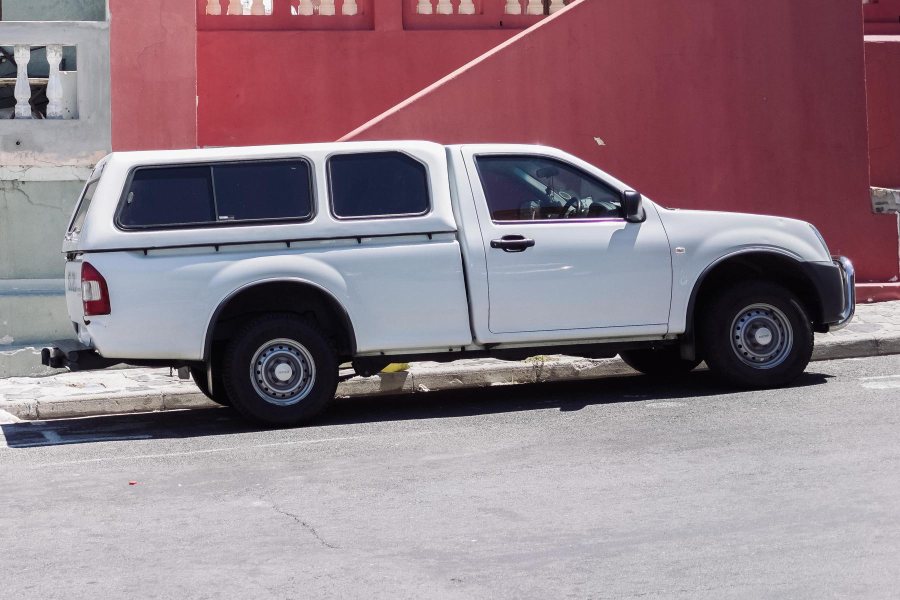
//> input picture python/notebooks/images/truck.jpg, 1800 x 1200 px (shown at 1/2 size)
$ ./try_vcpkg_0   (built with g++ and OpenCV 4)
//> lines starting //> are read from the running program, lines starting //| are printed output that depends on the picture
//> further down, img is the input picture: 1200 rows x 1800 cols, CV_8UC3; mean B, G, R 135.2, 126.5, 145.8
### cpp/SAMImgEncoder.h
#pragma once
#ifndef SAMIMG_ENCODER_H
#define SAMIMG_ENCODER_H

#include <opencv2/opencv.hpp>
#include <onnxruntime_cxx_api.h>

// 声明类和类的成员函数
class SAMImgEncoder {
public:
    // Constructor
    SAMImgEncoder();

    // ResizeLongestSide: Proportional scaling the image.
    int img_size;

    // Quantization
    bool qt;

    // Function to compute new height and width
    cv::Size get_preprocess_shape(int oldh, int oldw, int long_side_length);

    // apply image: 1. resize, 2. normalize, 3. pad to square, 4. HWC to CHW
    cv::Mat apply_image(const cv::Mat& image);

    // encode
    std::vector<float> encode_img(const cv::Mat& image);
};

#endif  // SAMIMG_ENCODER_H

### cpp/SAMImgEncoder.cpp
#include "SAMImgEncoder.h"
#include <onnxruntime_cxx_api.h>
#include <iostream>
#include <array>

SAMImgEncoder::SAMImgEncoder() :
	img_size(1024), qt(false)
{
}

cv::Size SAMImgEncoder::get_preprocess_shape(int oldh, int oldw, int long_side_length) {
    float scale = static_cast<float>(long_side_length) / std::max(oldh, oldw);
    int newh = static_cast<int>(oldh * scale + 0.5);
    int neww = static_cast<int>(oldw * scale + 0.5);
    return cv::Size(neww, newh);
}

cv::Mat SAMImgEncoder::apply_image(const cv::Mat& image) {

    cv::Mat resized_image, padded_image, chw_image;

    cv::Size target_size = get_preprocess_shape(image.rows, image.cols, img_size);
//> target_size = Size(1024, 683)
    //std::cout << "apply_image.target_size: " << target_size << std::endl; // w:1024, h:683

    // resize, interpolation=cv::INTER_LINEAR
    cv::resize(image, resized_image, target_size, 0, 0, cv::INTER_LINEAR);
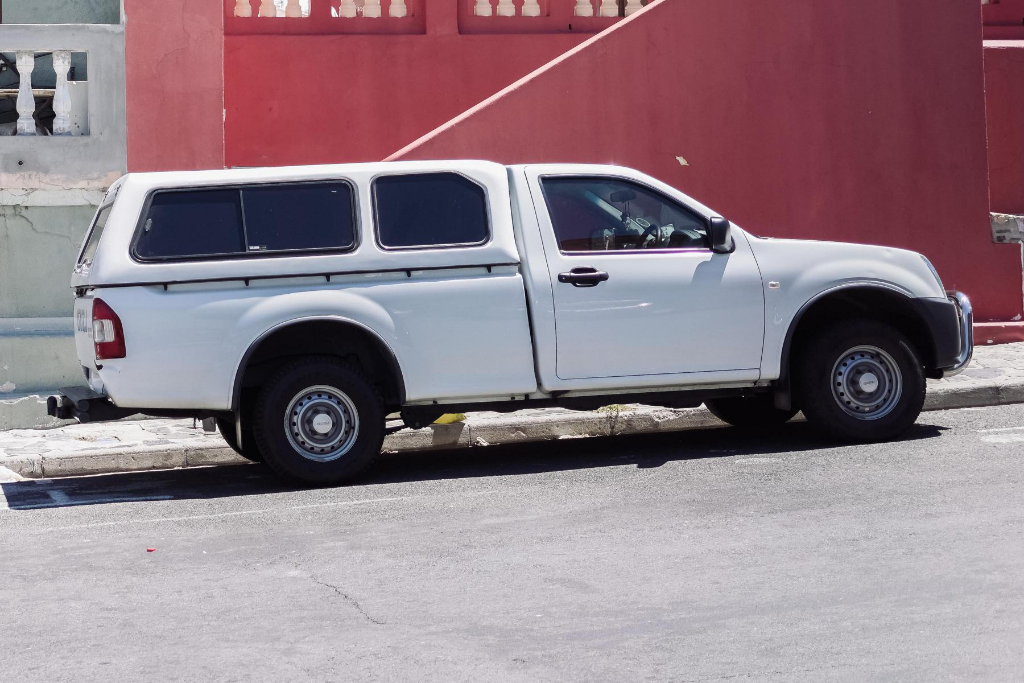
//> resized_image: 683 rows x 1024 cols, CV_32FC3; mean R, G, B 145.8, 126.5, 135.2
    // debug:print resized_image size
    std::cout << "apply_image.resized_image.size: " << resized_image.size() << std::endl; //[1024 x 683]
//| apply_image.resized_image.size: [1024 x 683]

    // Normalization per channel, pixel_mean({ 123.675, 116.28, 103.53 }), pixel_std({ 58.395, 57.12, 57.375 })
    cv::Mat channels[3];
    cv::split(resized_image, channels);
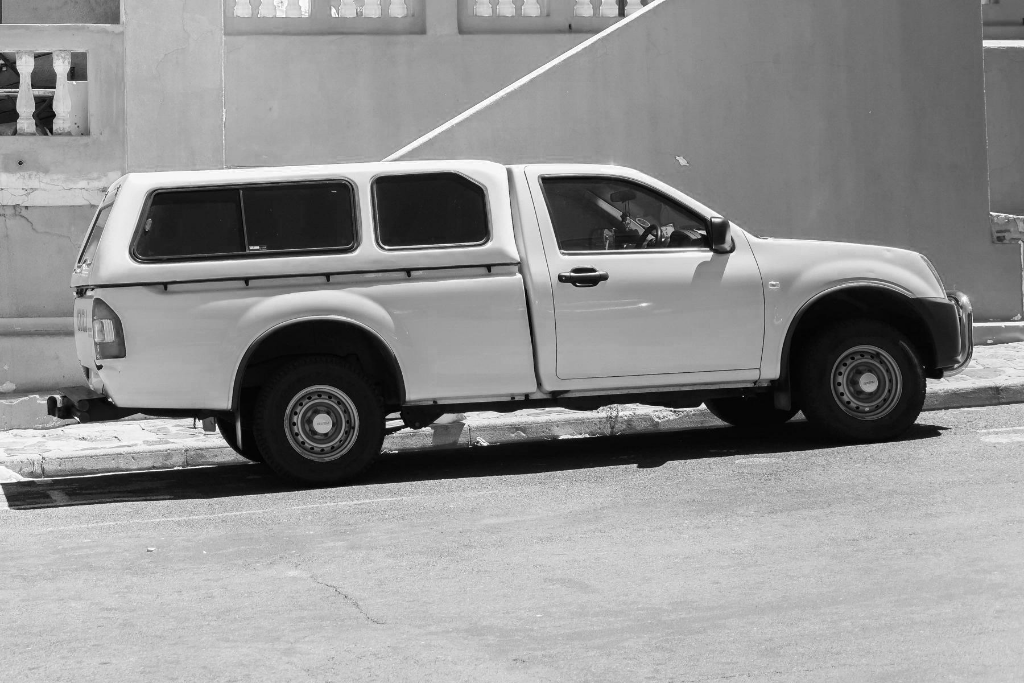
//> channels[0]: 683 rows x 1024 cols, CV_32FC1; min 0.0996, max 255, mean 145.8
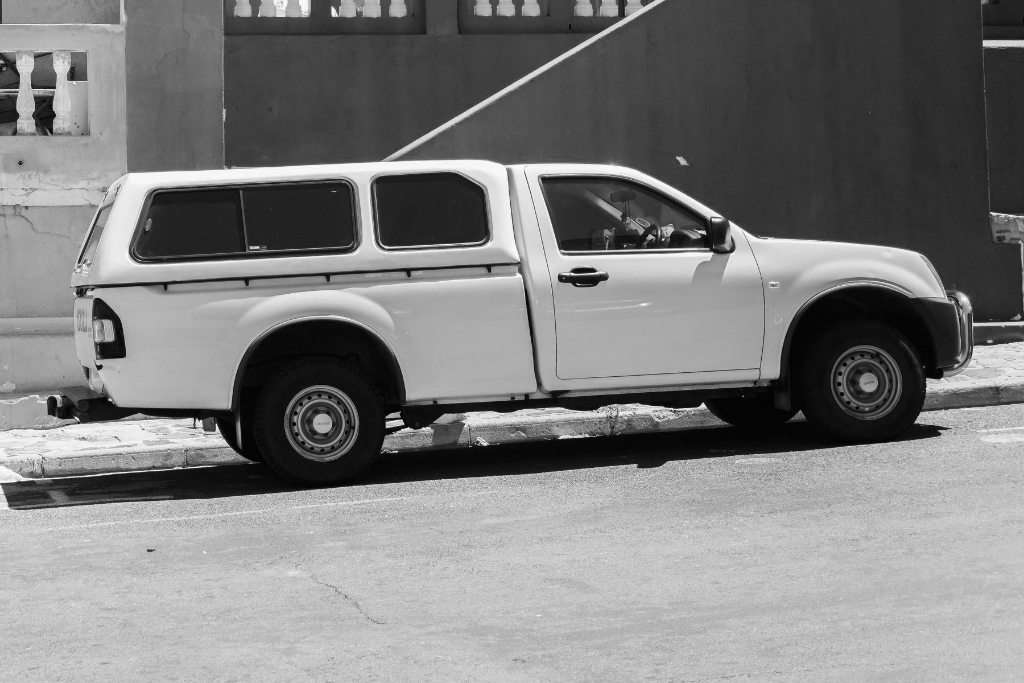
//> channels[1]: 683 rows x 1024 cols, CV_32FC1; min 0.0195, max 254.2, mean 126.5
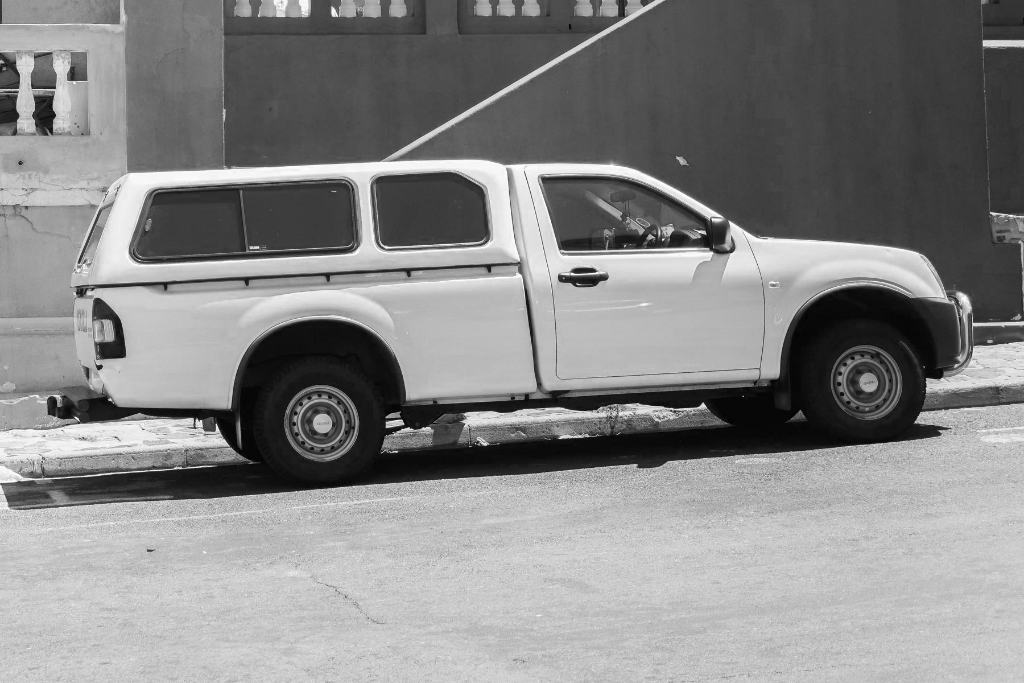
//> channels[2]: 683 rows x 1024 cols, CV_32FC1; min 0, max 255, mean 135.2
    channels[0] = (channels[0] - 123.675) / 58.395;
    channels[1] = (channels[1] - 116.28) / 57.12;
    channels[2] = (channels[2] - 103.53) / 57.375;
    cv::merge(channels, 3, resized_image);
    //debug: convert to vector, and print first 30 elements of vector.
    std::vector<float> resized_image_vec;
    resized_image_vec.assign((float*)resized_image.data, (float*)resized_image.data + resized_image.total() * resized_image.channels());
//> resized_image_vec = 2098176 items
    std::cout << "apply_image.after_norm" << std::endl;
    for (int i = 0; i < 30; i++) {
		std::cout << resized_image_vec[i] << " ";
	}
//> this loop made 30 passes
//| -1.037 -1.23678 -0.911094 -1.00156 -0.980351 -0.726062 0.330334 0.643131
//> (output is shown up to pass 8 of 30)


    //pad to square
    int h = resized_image.rows;
//> h = 683
    int w = resized_image.cols;
//> w = 1024
    int pad_h = img_size - h;
//> pad_h = 341
    int pad_w = img_size - w;
//> pad_w = 0
    assert(pad_h >= 0 && pad_w >= 0);
    cv::copyMakeBorder(resized_image, padded_image, 0, pad_h, 0, pad_w, cv::BORDER_CONSTANT, cv::Scalar(0, 0, 0));
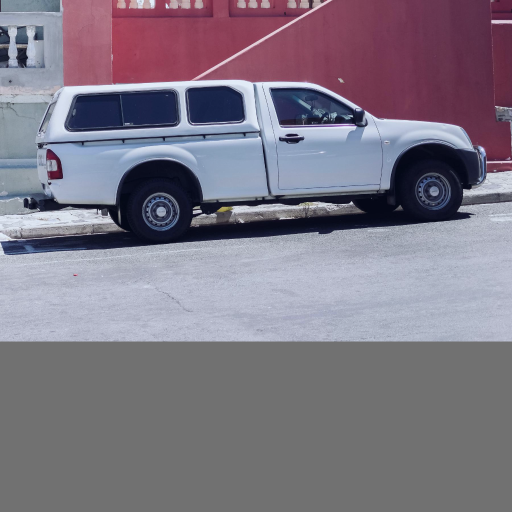
//> padded_image: 1024 rows x 1024 cols, CV_32FC3 (shown at 1/2 size); mean R, G, B 0.252, 0.119, 0.368; drawn with min black and max white

    //HWC to CHW
    cv::dnn::blobFromImage(padded_image, chw_image);

    return chw_image;

}


std::vector<float> SAMImgEncoder::encode_img(const cv::Mat& x) {
	// apply image: 1. resize, 2. normalize, 3. pad to square, 4. HWC to CHW
    cv::Mat x_img = apply_image(x);

    // copy x_img to vector
    std::vector<float> x_img_vec;
    x_img_vec.assign((float*)x_img.data, (float*)x_img.data + x_img.total() * x_img.channels());
//> x_img_vec = 3145728 items

    // set input, output array
    constexpr int64_t numInputElements = 3 * 1024 * 1024;
    constexpr int64_t numOutputElements = 256 * 64 * 64;
    std::vector<float> input(numInputElements);
    std::vector<float> output(numOutputElements);

    // set shape
    const std::array<int64_t, 4> inputShape = { 1, 3, 1024, 1024 };
    const std::array<int64_t, 4> outputShape = { 1, 256, 64, 64 };

    // paths
    auto img_encoder_path = L"F:\\Hacarus\\SAM_zhu\\savedmodel\\ImageEncoderViT.onnx";
    auto img_encoder_path_qt = L"F:\\Hacarus\\SAM_zhu\\savedmodel\\ImageEncoderViT_qt.onnx";

//> (the run ends here: the program needs code that is not available in this run, at `Ort::Env env;`)

$ run again, with python/notebooks/images/dog.jpg copied over python/notebooks/images/truck.jpg
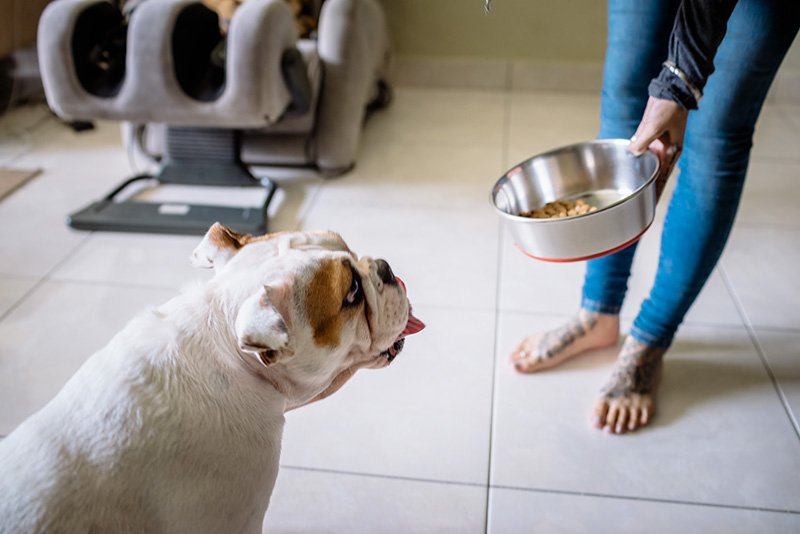
//> input picture python/notebooks/images/dog.jpg, 800 x 534 px
//> img is the input picture: 534 rows x 800 cols, CV_8UC3; mean B, G, R 148.1, 148.7, 150.6
//| apply_image.resized_image.size: [1024 x 684]
//> in apply_image, `cv::split(resized_image, channels);`:
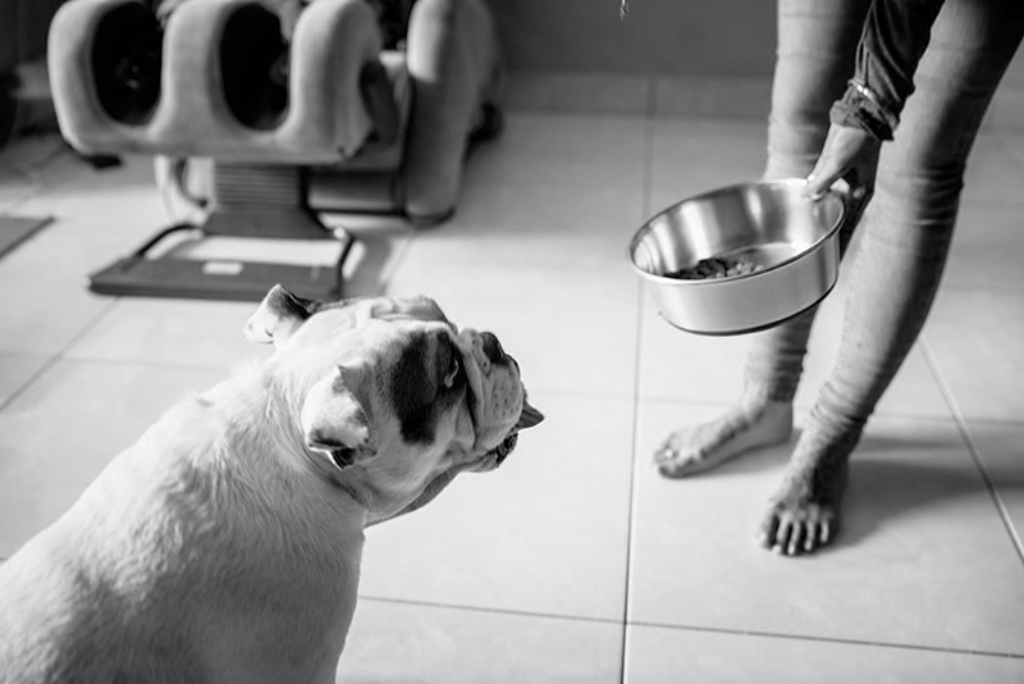
//> channels[2]: 684 rows x 1024 cols, CV_32FC1; min 0, max 255, mean 148.1
//> resized_image_vec = 2101248 items
//> the loop in apply_image, `for (int i = 0; i < 30; i++)` made 30 passes
//| -0.867797 -1.14286 -1.28157 -0.867797 -1.14286
//> (output is shown up to pass 5 of 30)
//> in apply_image, `cv::copyMakeBorder(resized_image, padded_image, 0, pad_h, 0, pad_w, cv..`:
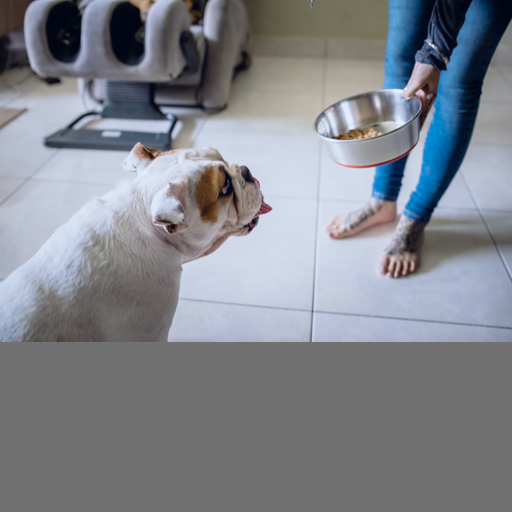
//> padded_image: 1024 rows x 1024 cols, CV_32FC3 (shown at 1/2 size); mean R, G, B 0.308, 0.379, 0.519; drawn with min black and max white
//> x_img_vec = 3145728 items

$ run again, with python/notebooks/images/groceries.jpg copied over python/notebooks/images/truck.jpg
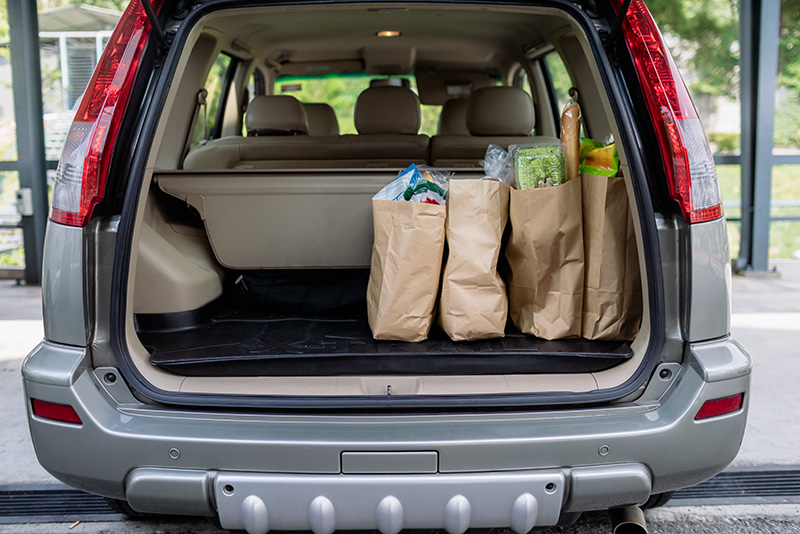
//> input picture python/notebooks/images/groceries.jpg, 800 x 534 px
//> img is the input picture: 534 rows x 800 cols, CV_8UC3; mean B, G, R 102.9, 105.7, 109.5
//| apply_image.resized_image.size: [1024 x 684]
//> in apply_image, `cv::merge(channels, 3, resized_image);`:
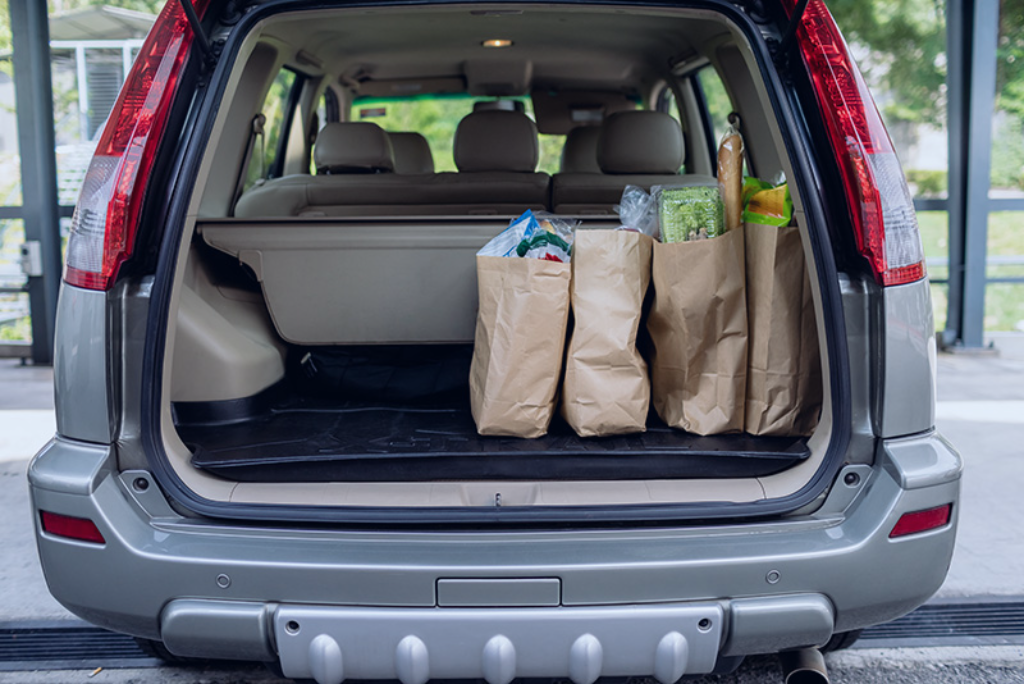
//> resized_image: 684 rows x 1024 cols, CV_32FC3; mean R, G, B -0.243, -0.185, -0.0104; drawn with min black and max white
//> resized_image_vec = 2101248 items
//> the loop in apply_image, `for (int i = 0; i < 30; i++)` made 30 passes
//| 1.37555 1.55322 0.548497 1.37555 1.56498
//> (output is shown up to pass 5 of 30)
//> in apply_image, `cv::copyMakeBorder(resized_image, padded_image, 0, pad_h, 0, pad_w, cv..`:
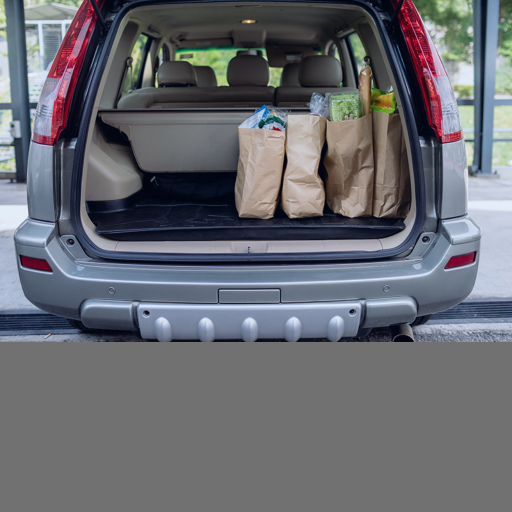
//> padded_image: 1024 rows x 1024 cols, CV_32FC3 (shown at 1/2 size); mean R, G, B -0.162, -0.123, -0.00694; drawn with min black and max white
//> x_img_vec = 3145728 items
